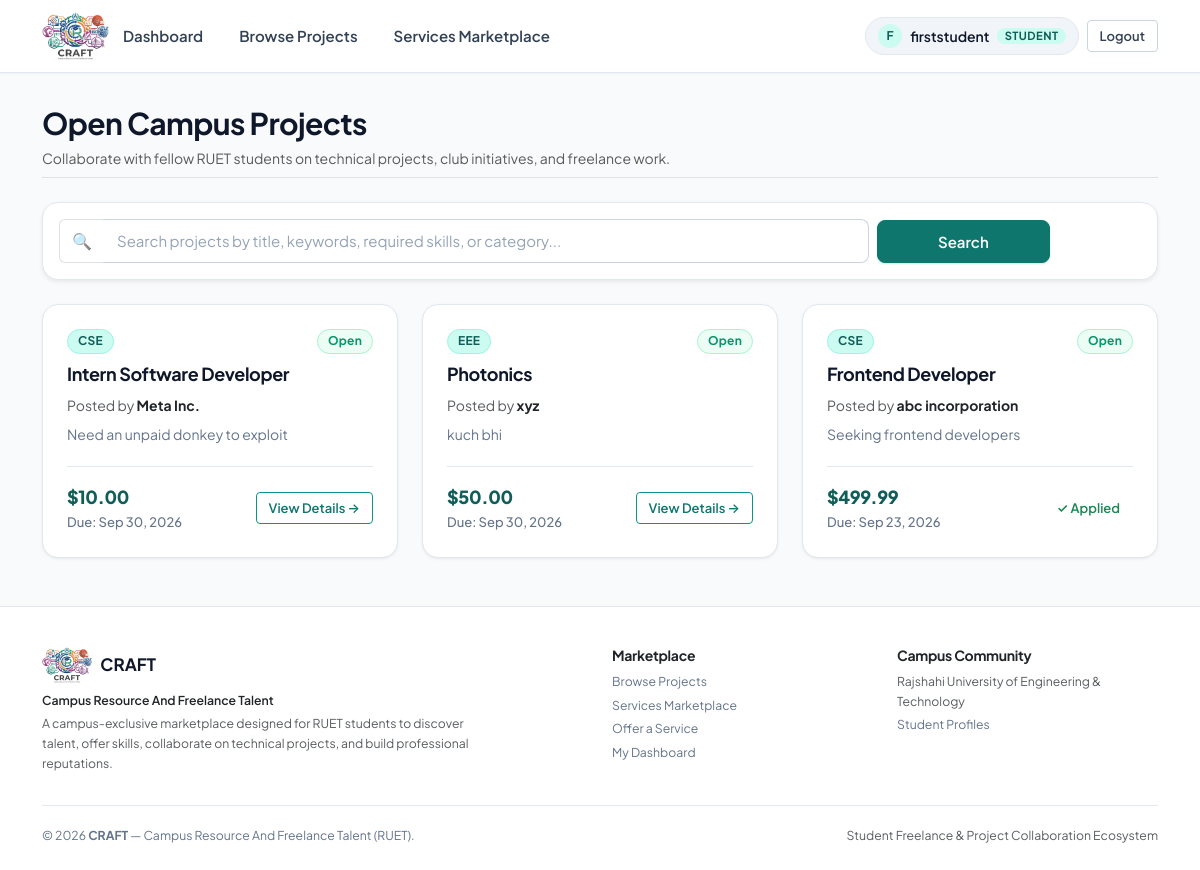
The page /projects/ (signed in) on the database its author committed.
### accounts/models.py (models this page shows, shortened)
class User(AbstractUser):
    class Role(models.TextChoices):
        STUDENT = 'student', 'Student'
        CLIENT = 'client', 'Client'
        ADMIN = 'admin', 'Admin'
    role = models.CharField(max_length=10, choices=Role.choices, default=Role.STUDENT)
    skills = models.CharField(max_length=255, blank=True, help_text="Comma separated skills")
    bio = models.TextField(blank=True)
    company_name = models.CharField(max_length=150, blank=True)
    @property
    def is_student(self):
        return self.role == self.Role.STUDENT
    @property
    def is_client(self):
        return self.role == self.Role.CLIENT
    @property
    def is_admin_role(self):
        return self.role == self.Role.ADMIN or self.is_superuser

### projects/models.py (models this page shows, shortened)
class Project(models.Model):
    class Status(models.TextChoices):
        OPEN = 'open', 'Open'
        CLOSED = 'closed', 'Closed'
    client = models.ForeignKey(
        settings.AUTH_USER_MODEL, on_delete=models.CASCADE,
        related_name='projects', limit_choices_to={'role': 'client'}
    )
    title = models.CharField(max_length=200)
    description = models.TextField()
    category = models.CharField(max_length=100, blank=True)
    budget = models.DecimalField(max_digits=10, decimal_places=2, help_text="Budget in USD")
    deadline = models.DateField(null=True, blank=True)
    status = models.CharField(max_length=10, choices=Status.choices, default=Status.OPEN)
    created_at = models.DateTimeField(auto_now_add=True)
    updated_at = models.DateTimeField(auto_now=True)
    class Meta:
        ordering = ['-created_at']

### projects/views.py (the view)
# urls.py: path('', views.project_list, name='project_list'),
@login_required
def project_list(request):
    projects = Project.objects.filter(status='open')
    query = request.GET.get('q', '').strip()
    if query:
        projects = projects.filter(
            Q(title__icontains=query) | Q(description__icontains=query) | Q(category__icontains=query)
        )
    applied_ids = set()
    if request.user.is_student:
        applied_ids = set(
            Project.objects.filter(applications__student=request.user).values_list('id', flat=True)
        )
    return render(request, 'projects/project_list.html', {
        'projects': projects, 'query': query, 'applied_ids': applied_ids,
    })

### templates/projects/project_list.html (shortened to what this page needs)
{% extends 'base.html' %}
{% block content %}
<div class="d-flex flex-column flex-md-row align-items-md-center justify-content-between gap-3 mb-4 pb-2 border-bottom">
    <div>
        <h2 class="fw-bold mb-1">Open Campus Projects</h2>
        <p class="text-muted small mb-0">Collaborate with fellow RUET students on technical projects, club initiatives, and freelance work.</p>
    </div>
</div>
<div class="card p-3 mb-4 shadow-sm">
    <form method="get" class="row g-2 align-items-center">
        <div class="col-12 col-md-9">
            <div class="input-group">
                <span class="input-group-text bg-white border-end-0 text-muted">🔍</span>
                <input type="text" name="q" value="{{ query }}" class="form-control border-start-0" placeholder="Search projects by title, keywords, required skills, or category..." data-card-filter=".cw-project-item">
            </div>
        </div>
        <div class="col-6 col-md-2">
            <button class="btn btn-primary w-100" type="submit">Search</button>
        </div>
    </form>
</div>
<div class="row g-4">
    {% for project in projects %}
        <div class="col-12 col-md-6 col-lg-4 cw-project-item">
            <div class="cw-item-card">
                <div class="d-flex align-items-start justify-content-between gap-2 mb-2">
                    {% if project.category %}
                        <span class="badge bg-primary">{{ project.category }}</span>
                    {% else %}
                        <span class="badge bg-secondary">General Project</span>
                    {% endif %}
                    <span class="badge bg-success">Open</span>
                </div>
                <h5 class="cw-item-title">
                    <a href="{% url 'projects:project_detail' project.pk %}">{{ project.title }}</a>
                </h5>
                <div class="text-muted small mb-2">
                    Posted by <strong class="text-dark">{{ project.client.company_name|default:project.client.username }}</strong>
                </div>
                <p class="cw-item-desc">
                    {{ project.description|truncatewords:22 }}
                </p>
                <div class="cw-item-meta">
                    <div>
                        <div class="cw-budget-tag">${{ project.budget }}</div>
                        {% if project.deadline %}
                            <div class="cw-meta-sub">Due: {{ project.deadline|date:"M d, Y" }}</div>
                        {% endif %}
                    </div>
                    <div>
                        <a href="{% url 'projects:project_detail' project.pk %}" class="btn btn-sm {% if project.pk in applied_ids %}btn-outline-success{% else %}btn-outline-primary{% endif %}">
                            {% if project.pk in applied_ids %}
                                ✓ Applied
                            {% else %}
                                View Details &rarr;
                            {% endif %}
                        </a>
                    </div>
                </div>
            </div>
        </div>
    {% endfor %}
</div>
{% endblock %}

### templates/base.html (shortened to what this page needs)
{% load static %}
<!DOCTYPE html>
<html lang="en">
<head>
    <link href="{% static 'vendor/css/bootstrap.min.css' %}" rel="stylesheet">
    <link href="{% static 'css/base.css' %}" rel="stylesheet">
    <link href="{% static 'css/components.css' %}" rel="stylesheet">
</head>
<body>
<header class="cw-navbar">
    <div class="container">
        <a class="cw-brand" href="{% url 'home' %}" title="CRAFT — Campus Resource And Freelance Talent" aria-label="CRAFT — Campus Resource And Freelance Talent">
            <img src="{% static 'images/craft-logo.png' %}" alt="CRAFT — Campus Resource And Freelance Talent" class="cw-navbar-logo">
        </a>
        <div class="collapse navbar-collapse d-lg-flex justify-content-between" id="cwNavCollapse">
            <ul class="cw-nav-links my-2 my-lg-0">
                {% if user.is_authenticated %}
                    <li>
                        <a class="cw-nav-link" href="{% url 'accounts:dashboard' %}">Dashboard</a>
                    </li>
                    <li>
                        <a class="cw-nav-link" href="{% url 'projects:project_list' %}">Browse Projects</a>
                    </li>
                    <li>
                        <a class="cw-nav-link" href="{% url 'services:service_list' %}">Services Marketplace</a>
                    </li>
                {% endif %}
            </ul>
            <div class="d-flex align-items-center gap-2 mt-2 mt-lg-0">
                {% if user.is_authenticated %}
                    <a href="{% url 'accounts:profile' %}" class="cw-user-badge" title="View & Edit Profile">
                        <span class="cw-user-avatar">{{ user.username|make_list|first|upper }}</span>
                        <span>{{ user.username }}</span>
                        <span class="cw-role-pill cw-role-{{ user.role }}">{{ user.role }}</span>
                    </a>
                    <form method="post" action="{% url 'accounts:logout' %}" class="d-inline" data-no-disable="true">
                        <button type="submit" class="btn btn-sm btn-outline-secondary" title="Sign out of your account">Logout</button>
                    </form>
                {% else %}
                    <a href="{% url 'accounts:login' %}" class="btn btn-sm btn-outline-secondary">Sign In</a>
                    <a href="{% url 'accounts:register' %}" class="btn btn-sm btn-primary">Get Started</a>
                {% endif %}
            </div>
        </div>
    </div>
</header>
<main class="cw-main-content">
    <div class="container">
        {% block content %}{% endblock %}
    </div>
</main>
<footer class="cw-footer">
    <div class="container">
        <div class="row gy-4">
            <div class="col-md-6">
                <div class="d-flex align-items-center gap-2 mb-2">
                    <img src="{% static 'images/craft-logo.png' %}" alt="CRAFT Logo" class="cw-footer-logo">
                    <span class="cw-footer-brand mb-0">CRAFT</span>
                </div>
                <div class="fw-semibold text-dark small mb-1">Campus Resource And Freelance Talent</div>
                <p class="text-muted small mb-0" style="max-width: 440px;">
                    A campus-exclusive marketplace designed for RUET students to discover talent, offer skills, collaborate on technical projects, and build professional reputations.
                </p>
            </div>
            <div class="col-md-3 col-6">
                <h6 class="fw-bold text-dark mb-2">Marketplace</h6>
                <ul class="list-unstyled small mb-0">
                    <li class="mb-1"><a href="{% url 'projects:project_list' %}">Browse Projects</a></li>
                    <li class="mb-1"><a href="{% url 'services:service_list' %}">Services Marketplace</a></li>
                    {% if user.is_authenticated %}
                        <li class="mb-1"><a href="{% url 'services:service_create' %}">Offer a Service</a></li>
                    {% endif %}
                    <li><a href="{% url 'accounts:dashboard' %}">My Dashboard</a></li>
                </ul>
            </div>
            <div class="col-md-3 col-6">
                <h6 class="fw-bold text-dark mb-2">Campus Community</h6>
                <ul class="list-unstyled small mb-0">
                    <li class="mb-1"><span class="text-muted">Rajshahi University of Engineering & Technology</span></li>
                    <li class="mb-1"><a href="{% url 'accounts:profile' %}">Student Profiles</a></li>
                </ul>
            </div>
        </div>
        <div class="cw-footer-bottom small">
            <div>&copy; {% now "Y" %} <strong>CRAFT</strong> &mdash; Campus Resource And Freelance Talent (RUET).</div>
            <div class="text-muted">Student Freelance & Project Collaboration Ecosystem</div>
        </div>
    </div>
</footer>
</body>
</html>

### static/css/components.css (style rules this page uses)
.btn, .cw-btn { display: inline-flex; align-items: center; justify-content: center; gap: 0.5rem; font-family: var(--cw-font-sans); font-size: 0.9375rem; font-weight: 600; line-height: 1.4; padding: 0.625rem 1.25rem; border-radius: var(--cw-radius-sm); border: 1px solid transparent; cursor: pointer; text-decoration: none; transition: all var(--cw-transition-fast); white-space: nowrap; }
.btn-primary, .cw-btn-primary { background-color: var(--cw-primary-700); color: #ffffff; border-color: var(--cw-primary-700); box-shadow: 0 1px 2px rgba(15, 118, 110, 0.2); }
.btn-outline-primary, .cw-btn-outline-primary { background-color: transparent; color: var(--cw-primary-700); border-color: var(--cw-primary-600); }
.btn-outline-secondary, .cw-btn-outline-secondary { background-color: transparent; color: var(--cw-text-body); border-color: var(--cw-border-medium); }
.btn-sm, .cw-btn-sm { padding: 0.375rem 0.75rem; font-size: 0.8125rem; border-radius: var(--cw-radius-xs); }
.card, .cw-card { background-color: var(--cw-bg-surface); border: 1px solid var(--cw-border-subtle); border-radius: var(--cw-radius-lg); box-shadow: var(--cw-shadow-sm); transition: transform var(--cw-transition-normal), box-shadow var(--cw-transition-normal), border-color var(--cw-transition-normal); position: relative; overflow: hidden; }
.form-control, .form-select, .cw-input { width: 100%; font-family: var(--cw-font-sans); font-size: 0.9375rem; line-height: 1.5; padding: 0.625rem 0.875rem; color: var(--cw-text-main); background-color: #ffffff; border: 1.5px solid var(--cw-border-medium); border-radius: var(--cw-radius-sm); transition: border-color var(--cw-transition-fast), box-shadow var(--cw-transition-fast); }
.form-control::placeholder { color: var(--cw-text-subtle); }
.badge, .cw-badge { display: inline-flex; align-items: center; gap: 0.25rem; padding: 0.25rem 0.625rem; font-size: 0.75rem; font-weight: 700; border-radius: var(--cw-radius-full); line-height: 1.2; text-transform: capitalize; letter-spacing: 0.02em; }
.badge.bg-success, .cw-badge-success { background-color: var(--cw-success-bg) !important; color: var(--cw-success) !important; border: 1px solid var(--cw-success-border); }
.badge.bg-primary, .cw-badge-primary { background-color: var(--cw-primary-100) !important; color: var(--cw-primary-800) !important; border: 1px solid var(--cw-primary-200); }
.cw-item-card { background-color: var(--cw-bg-surface); border: 1px solid var(--cw-border-subtle); border-radius: var(--cw-radius-lg); padding: 1.5rem; box-shadow: var(--cw-shadow-sm); display: flex; flex-direction: column; height: 100%; transition: all var(--cw-transition-normal); }
.cw-item-title { font-size: 1.125rem; font-weight: 700; color: var(--cw-text-main); margin-bottom: 0.5rem; line-height: 1.35; }
.cw-item-title a { color: var(--cw-text-main); }
.cw-item-desc { font-size: 0.875rem; color: var(--cw-text-muted); line-height: 1.55; flex-grow: 1; margin-bottom: 1.25rem; }
.cw-item-meta { display: flex; align-items: center; justify-content: space-between; padding-top: 1rem; border-top: 1px solid var(--cw-border-subtle); margin-top: auto; }
.cw-budget-tag { font-size: 1.125rem; font-weight: 800; color: var(--cw-primary-800); letter-spacing: -0.02em; }
.cw-meta-sub { font-size: 0.8125rem; color: var(--cw-text-muted); font-weight: 500; }

### rows shown on the page
User: username|make_list "F", username "firststudent", role "STUDENT"
Project: category "CSE", title "Intern Software Developer", client.company_name "Meta Inc.", description "Need an unpaid donkey to exploit", budget "10.00", deadline "Sep 30, 2026", shows "View Details →"
Project: category "EEE", title "Photonics", client.company_name "xyz", description "kuch bhi", budget "50.00", deadline "Sep 30, 2026", shows "View Details →"
Project: category "CSE", title "Frontend Developer", client.company_name "abc incorporation", description "Seeking frontend developers", budget "499.99", deadline "Sep 23, 2026", shows "✓ Applied"
